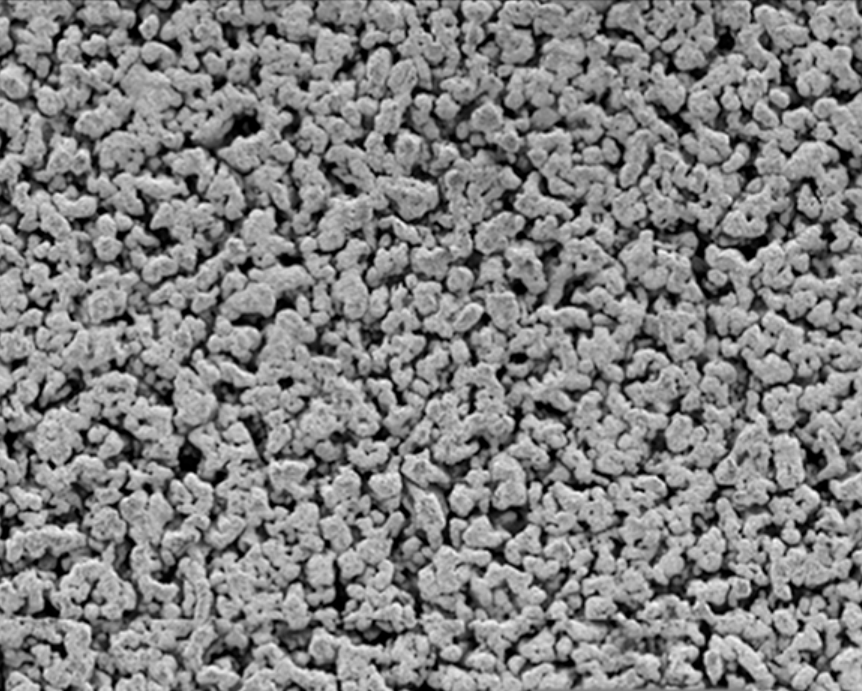
#> input picture data/ThickTiSinter_41p_270t_500mm.png, 862 x 691 px
$ python batch_evaluate.py
#> lines starting #> are read from the running program, lines starting #| are printed output that depends on the picture; after the words box and inside, x2 and y2 are one past the last pixel; in counts of white or black regions, pixels touching at a corner belong together
### lens1.py
import numpy as np
import matplotlib.pyplot as plt
import matplotlib.patches as mpatches
import skimage as sk
from scipy.ndimage import center_of_mass, gaussian_filter, label
import time
import math
from typing import Optional

IMG1_1: np.ndarray = sk.io.imread('data/ThickTiSinter_41p_270t_500mm.png')
#> IMG1_1 is the input picture: shape (691, 862, 4); mean R, G, B, A 129.4, 129.4, 129.4, 255
IMG1_2: np.ndarray = sk.io.imread('data/ThickTiSinter_41p_270t_500mm.png')
IMG2_1: np.ndarray = sk.io.imread('data/ThinTiSinter_52p_40t_100mm.png')
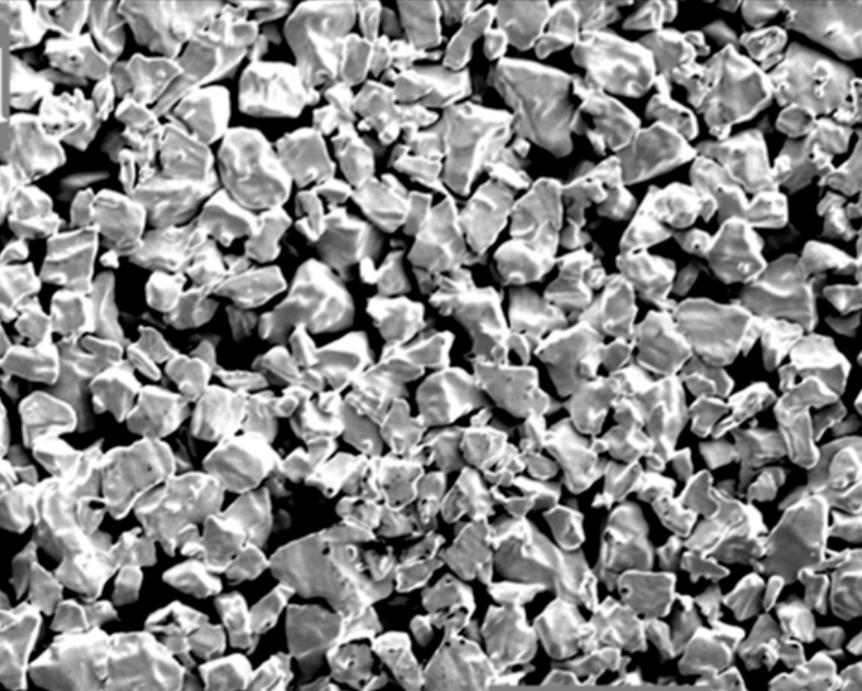
#> input picture data/ThinTiSinter_52p_40t_100mm.png, 862 x 691 px
#> IMG2_1 is the input picture: shape (691, 862, 4); mean R, G, B, A 136.3, 136.3, 136.3, 255
IMG2_2: np.ndarray = sk.io.imread('data/ThinTiSinter_52p_40t_500mm.png')
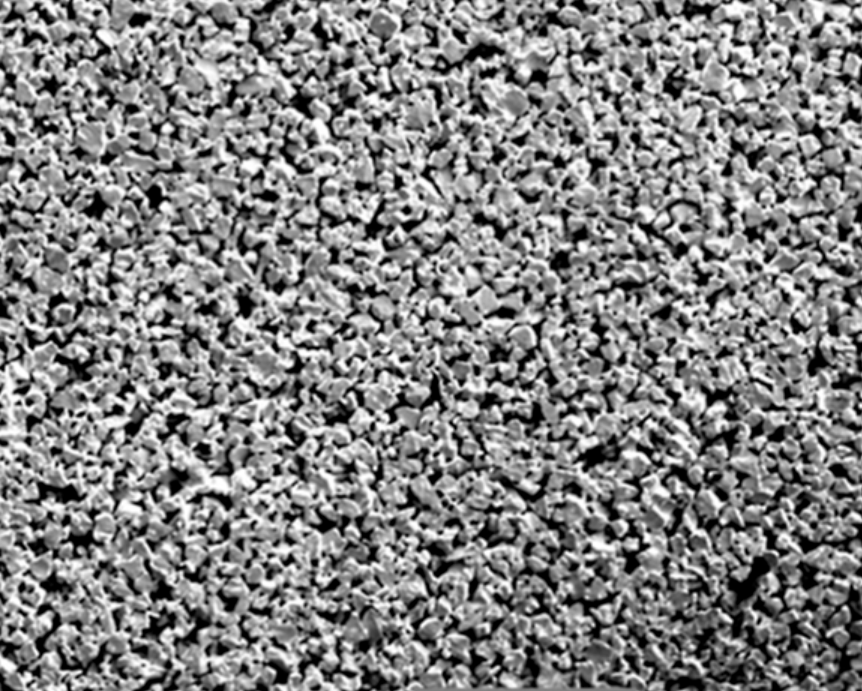
#> input picture data/ThinTiSinter_52p_40t_500mm.png, 862 x 691 px
#> IMG2_2 is the input picture: shape (691, 862, 4); mean R, G, B, A 131, 131, 131, 255
IMG3_1: np.ndarray = sk.io.imread('data/TiFelt_75p_100mm.png')
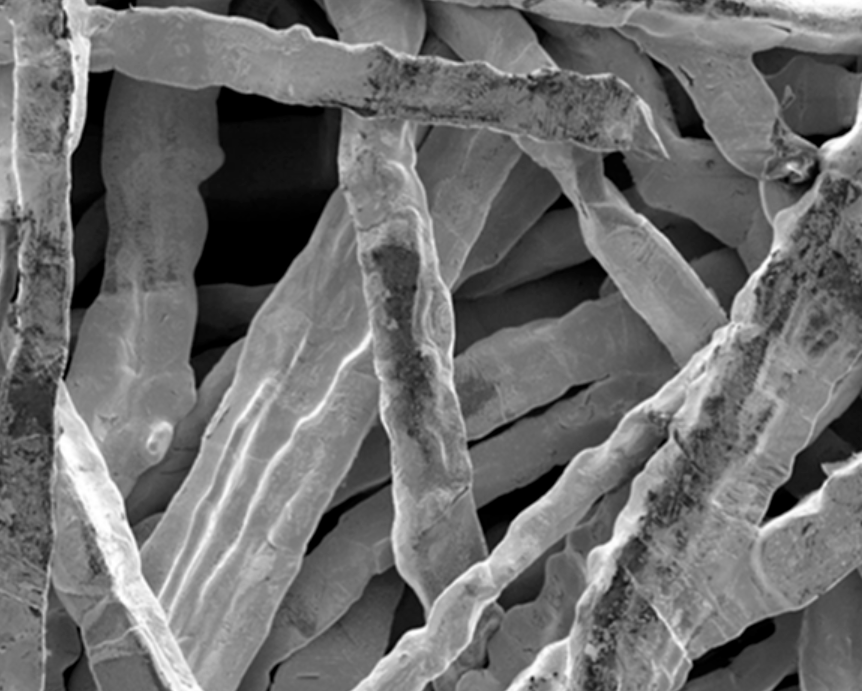
#> input picture data/TiFelt_75p_100mm.png, 862 x 691 px
#> IMG3_1 is the input picture: shape (691, 862, 4); mean R, G, B, A 110.2, 110.2, 110.2, 255
IMG3_2: np.ndarray = sk.io.imread('data/TiFelt_75p_500mm.png')
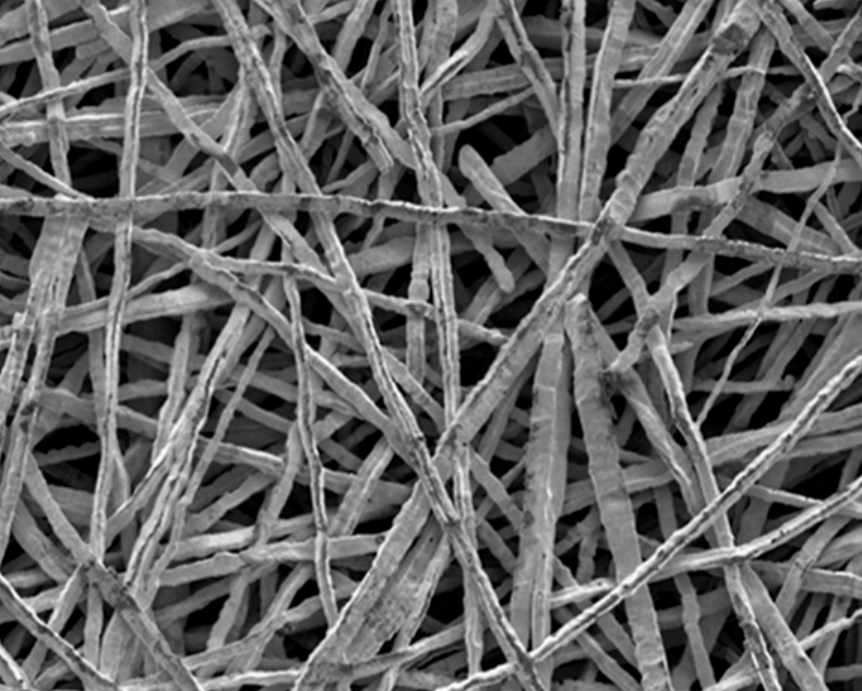
#> input picture data/TiFelt_75p_500mm.png, 862 x 691 px
#> IMG3_2 is the input picture: shape (691, 862, 4); mean R, G, B, A 100.1, 100.1, 100.1, 255

# Part 1: Thresholding methods

def otsu(img: np.ndarray) -> tuple[int, float]:
    """
    Computes the optimal binary threshold of a grayscale image using
    Otsu's method.

    Parameters:
        img (np.ndarray):
            A grayscale image represented as a 2-D `uint8` NumPy array.

    Returns:
        tuple[int, float]:
            thresh (int):
                The optimal threshold in the range [0, 255].
                For binary images, this is the non-zero pixel value (e.g., 255 or 1).
            var (float):
                The maximum between-class variance.
    """

    flat = img.ravel()
    unique = np.unique(flat)
    if len(unique) == 2: # Binary image
        return (128, 0.) # Just return middle
    sz = np.size(flat)
    thresh = 0 ; var = float("-inf")

    hist = np.bincount(flat, minlength=256)
    p = hist / hist.sum()

    omega = np.cumsum(p)
    mu = np.cumsum(np.arange(256) * p)
    mu_total = mu[-1]

    for t in range(0, 256, 1):
        w0 = omega[t]
        w1 = 1 - w0

        if w0 == 0 or w1 == 0:
            continue

        mu0 = mu[t] / w0
        mu1 = (mu_total - mu[t]) / w1

        s2 = w0 * w1 * (mu0 - mu1) ** 2
        if s2 > var:
            thresh = t
            var = s2

    return (thresh, var)

# [82 lines left out: functions multi_otsu, IoU, Dice, not called in this run]

class ptl_ccl:
    """
    Porous Transport Layer's Connected Components Labeling (PTL-CCL)
    """

    regions = []
    labels: Optional[np.ndarray] = None

    def __init__(self, img: np.ndarray, c: int = 2, min_pixels: int = 20):
        self.labels = sk.measure.label(img, connectivity = c, return_num=False)
        self.regions = [
            r for r in sk.measure.regionprops(self.labels)
            if r.area >= min_pixels
        ]

    def pores(self) -> list:
        return self.regions

    def eccentricity(self, i: int) -> float:
        return self.regions[i].eccentricity

    def area(self, i: int) -> float:
        return self.regions[i].area

    def perimeter(self, i: int) -> float:
        return self.regions[i].perimeter

    def moments_hu(self, i: int) -> float:
        return self.regions[i].moments_hu

    def compactness(self, i: int) -> float:
        return (4 * math.pi * self.area(i)) / (self.perimeter(i) ** 2)

    def average_elongation(self) -> float:
        if not self.pores():
            return 0.0

        total_eccentricity = 0.0
        for i in range(len(self.pores())):
            total_eccentricity += self.eccentricity(i)

        return total_eccentricity / len(self.pores())

    def _render_plot(self, max_labels: int = 20) -> tuple[plt.Figure, plt.Axes]:
        img_overlay = sk.color.label2rgb(self.labels, bg_label=0)
        fig, ax = plt.subplots(figsize=(10, 6))
        ax.imshow(img_overlay)

        # Sort regions by area (descending) so we only label the top N largest
        sorted_regions = sorted(enumerate(self.regions), key=lambda x: x[1].area, reverse=True)
        top_regions = sorted_regions[:max_labels]

        for idx, pore in top_regions:
            y0, x0 = pore.centroid
            ax.text(
                x0, y0, str(idx),
                color='white', fontsize=8, fontweight='bold',
                ha='center', va='center',
                bbox=dict(boxstyle='circle,pad=0.15', facecolor='black', alpha=0.6, edgecolor='none')
            )

        ax.set_axis_off()
        plt.tight_layout()
        return fig, ax

    def show(self, max_labels: int = 20) -> None:
        fig, _ = self._render_plot(max_labels=max_labels)
        plt.show()

    # [4 lines left out: function save, not called in this run]

# [14 lines of commented-out code are left out]

def harris_corners(img: np.ndarray, k: float = 0.01, sigma: float = 1., t: float = 0.01, m: float =0) -> np.ndarray:
    Ix = sk.filters.sobel_h(img)
    Iy = sk.filters.sobel_v(img)

    A = gaussian_filter(Ix * Ix, sigma)
    B = gaussian_filter(Ix * Iy, sigma)
    C = gaussian_filter(Iy * Iy, sigma)

    d = A*C - B**2
    trace = A + C

    response = d - k * (trace ** 2)

    threshold = t * response.max()
    mask = response > threshold
    return sk.feature.peak_local_max(response, min_distance=m, threshold_abs=threshold)

# [56 lines left out: functions plot_harris_corners, main, not called in this run]


# [2 lines that do not run on import are left out]

### batch_evaluate.py
import os
import numpy as np
import matplotlib
matplotlib.use('TkAgg')
import matplotlib.pyplot as plt
import skimage as sk
from lens1 import otsu, ptl_ccl, harris_corners

def main():
    os.makedirs("results", exist_ok=True)

    samples = [
        {"name": "Thick Ti Sinter (270t, 100mm)", "file": "data/ThickTISinter_41p_270t_100mm.png", "target_p": 0.41},
        {"name": "Thick Ti Sinter (270t, 500mm)", "file": "data/ThickTiSinter_41p_270t_500mm.png", "target_p": 0.41},
        {"name": "Thin Ti Sinter (40t, 100mm)", "file": "data/ThinTiSinter_52p_40t_100mm.png", "target_p": 0.52},
        {"name": "Thin Ti Sinter (40t, 500mm)", "file": "data/ThinTiSinter_52p_40t_500mm.png", "target_p": 0.52},
        {"name": "Ti Felt (100mm)", "file": "data/TiFelt_75p_100mm.png", "target_p": 0.75},
        {"name": "Ti Felt (500mm)", "file": "data/TiFelt_75p_500mm.png", "target_p": 0.75},
    ]

    results_summary = []
    fig_master, axes_master = plt.subplots(2, 3, figsize=(15, 9))
    axes_flat = axes_master.flatten()

    print("Processing Lens 1 across all 6 samples...\n" + "="*50)

    for idx, sample in enumerate(samples):
       # 1. Load Image
        img_raw = sk.io.imread(sample["file"], as_gray=True)
        img_uint8 = (img_raw * 255.0).astype(np.uint8) if img_raw.max() <= 1.0 else img_raw.astype(np.uint8)

        # 2. Standard Otsu (Using your custom function from lens1.py)
        t, _ = otsu(img_uint8)

        # Pores are the dark regions (pixel values below the threshold)
        pore_mask = img_uint8 < t
        measured_p = np.mean(pore_mask)

        # 3. Connected Components
        ccl = ptl_ccl(pore_mask, c=2, min_pixels=20)
        ccl.show()
        # 4. Harris Corners
        img_float = img_uint8.astype(float) / 255.0
        corners = harris_corners(img_float, t=0.03, m=3)

        # Store metrics
        results_summary.append({
            "Name": sample["name"],
            "Target": f"{sample['target_p']*100:.0f}%",
            "Measured": f"{measured_p*100:.1f}%",
            "Regions": len(ccl.pores()),
            "Elongation": f"{ccl.average_elongation():.3f}",
            "Corners": len(corners)
        })

        # Render panel
        ax = axes_flat[idx]
        ax.imshow(img_uint8, cmap='gray')
        if len(corners) > 0:
            ax.scatter(corners[:, 1], corners[:, 0], c='#e7298a', s=12, edgecolors='black', linewidths=0.3)
        ax.set_title(f"{sample['name']}\nMeas P: {measured_p*100:.1f}% | Corners: {len(corners)}", fontsize=9, fontweight='bold')
        ax.axis('off')

    # Save output
    plt.tight_layout()
    fig_master.savefig("results/master_lens1_comparison.png", dpi=300, bbox_inches='tight')
    plt.close(fig_master)

    # Print table
    print(f"{'Sample Name':<32} | {'Target P':<8} | {'Meas P':<8} | {'Regions':<8} | {'Elongation':<10} | {'Corners':<8}")
    print("-" * 90)
    for r in results_summary:
        print(f"{r['Name']:<32} | {r['Target']:<8} | {r['Measured']:<8} | {r['Regions']:<8} | {r['Elongation']:<10} | {r['Corners']:<8}")

if __name__ == "__main__":
    main()
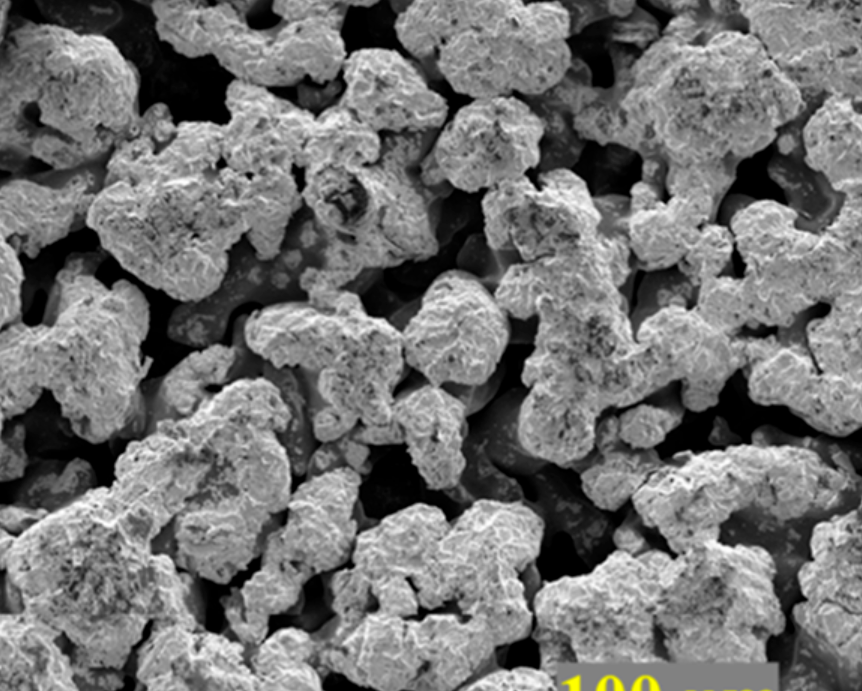
#> input picture data/ThickTISinter_41p_270t_100mm.png, 862 x 691 px
#> in otsu, `unique = np.unique(flat)`: unique = 230 values from 0 to 255
#> in otsu, `sz = np.size(flat)`: sz = 595642
#> in otsu, `hist = np.bincount(flat, minlength=256)`: hist = 256 values, max 23564 at index 0, min 0 at index 8, mean 2326.7
#> in otsu, `p = hist / hist.sum()`: p = 256 values, max 0.0396 at index 0, min 0 at index 8, mean 0.00391
#> in otsu, `omega = np.cumsum(p)`: omega = 256 values from 0.0396 to 1
#> in otsu, `mu = np.cumsum(np.arange(256) * p)`: mu = 256 values from 0 to 115.4
#> in otsu, `mu_total = mu[-1]`: mu_total = 115.4
#> the loop in otsu, `for t in range(0, 256, 1):` made 256 passes
#> (w0, w1, mu0, mu1, s2, var) on passes 1, 2, 3, 4, 5, 6, 7, 8, 10, 11, 12, 13: (0.0396, 0.96, 0, 120.1, 548.2, 548.2), (0.0487, 0.951, 0.188, 121.3, 679, 679), (0.0539, 0.946, 0.364, 121.9, 753.9, 753.9), (0.0606, 0.939, 0.655, 122.8, 849.4, 849.4), (0.0643, 0.936, 0.844, 123.2, 900.7, 900.7), (0.0678, 0.932, 1.06, 123.7, 949.9, 949.9), (0.0745, 0.926, 1.5, 124.5, 1043.2, 1043.2), (0.0775, 0.922, 1.72, 124.9, 1085.6, 1085.6), (0.0811, 0.919, 2.04, 125.4, 1133.3, 1133.3), (0.0845, 0.916, 2.36, 125.8, 1178.1, 1178.1), (0.0877, 0.912, 2.68, 126.2, 1221.3, 1221.3), (0.091, 0.909, 3.02, 126.6, 1264, 1264)
#> (w0, w1, mu0, mu1, s2) on passes 9, 16, 23, 26, 28, 30: (0.0775, 0.922, 1.72, 124.9, 1085.6), (0.0977, 0.902, 3.73, 127.5, 1349.4), (0.115, 0.885, 5.94, 129.6, 1552.5), (0.124, 0.876, 7.28, 130.7, 1656), (0.13, 0.87, 8.17, 131.4, 1722.4), (0.133, 0.867, 8.63, 131.8, 1754.4)
#> after the loop in otsu, `for t in range(0, 256, 1):`: thresh = 95; var = 2702.9
#> in main, `t, _ = otsu(img_uint8)`: t = 95
#> in main, `pore_mask = img_uint8 < t`:
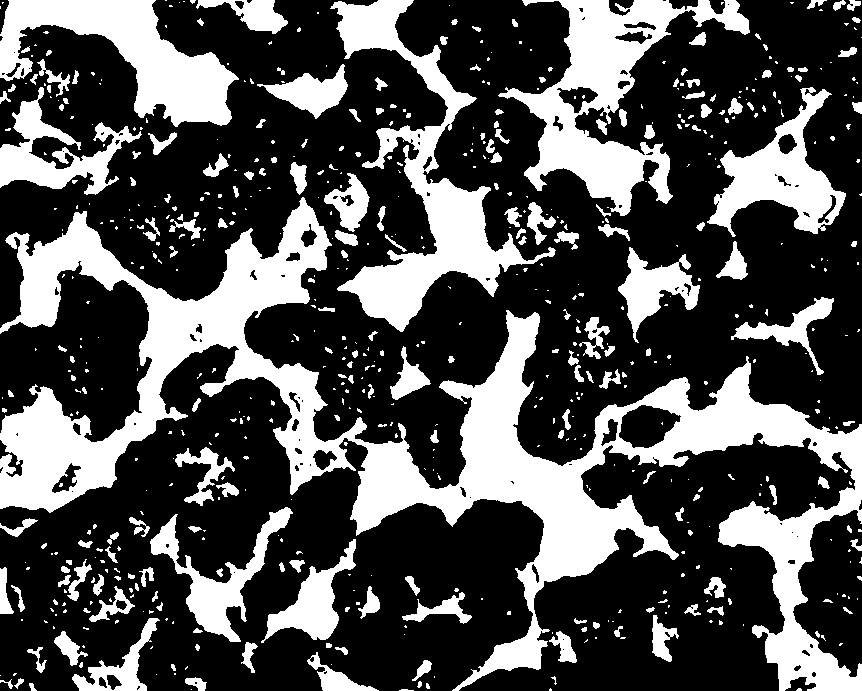
#> pore_mask: shape (691, 862) bool; 31.7% white; 644 white regions (436 under 20 px)
#> in main, `measured_p = np.mean(pore_mask)`: measured_p = 0.317
#> in __init__, `self.labels = sk.measure.label(img, connectivity = c, return_num=False)`: self.labels: shape (691, 862) int32; 645 distinct labels, from 0 to 644
#> in __init__, `self.regions = [ r for r in sk.measure.regionprops(self.labels) if r.a..`: self.regions = 208 regions; largest, box (x1, y1, x2, y2) and area: (0, 197, 862, 691) 85397, (330, 0, 556, 332) 17526, (498, 0, 750, 216) 16941, (0, 0, 239, 127) 12992, (707, 87, 846, 237) 7802
#> in _render_plot, `sorted_regions = sorted(enumerate(self.regions), key=lambda x: x[1].ar..`: sorted_regions = 208 items
#> in _render_plot, `top_regions = sorted_regions[:max_labels]`: top_regions = 20 items
#> the loop in _render_plot, `for idx, pore in top_regions:` made 20 passes
#> (idx, y0, x0) on passes 1 to 12: (77, 436, 421.9), (2, 186.4, 422), (3, 94.51, 606.7), (0, 54.39, 128.7), (37, 176.7, 780.4), (36, 153.1, 55.08), (142, 576.5, 218.1), (150, 602.7, 313.3), (98, 287.6, 653.9), (20, 91.79, 311.4), (101, 327.5, 790.1), (185, 667.5, 119.7)
#> in harris_corners, `threshold = t * response.max()`: threshold = 0.000114
#> in harris_corners, `mask = response > threshold`:
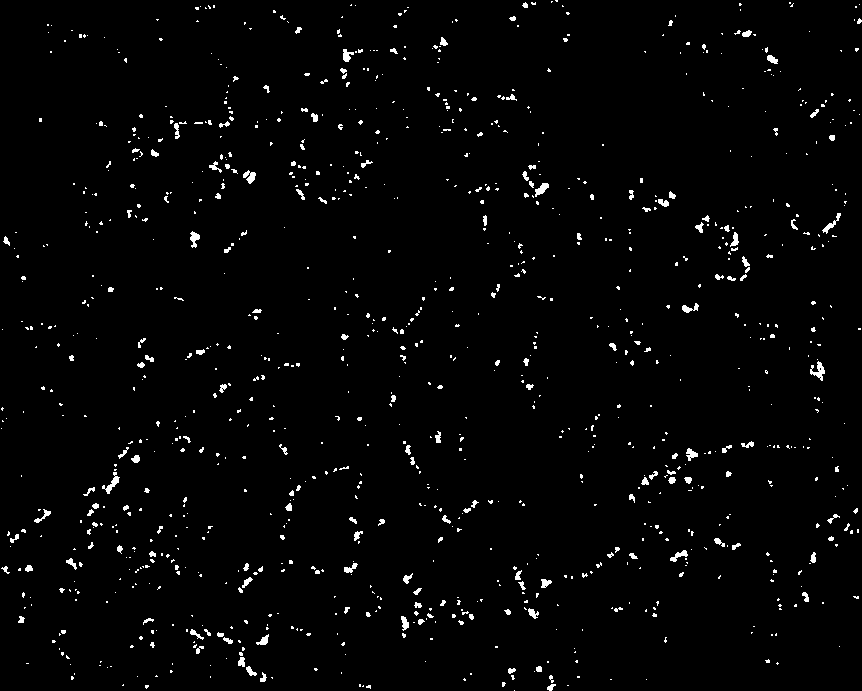
#> mask: shape (691, 862) bool; 2% white in thin lines or dots
#> in main, `corners = harris_corners(img_float, t=0.03, m=3)`: corners = 969 pairs, first value 3 to 686, second value 5 to 858
#> in average_elongation, `total_eccentricity = 0.0`: total_eccentricity = 0
#> the loop in average_elongation, `for i in range(len(self.pores())):` made 208 passes
#> total_eccentricity on passes 1 to 3: 0.931, 1.87, 2.79
#> after the loop in average_elongation, `for i in range(len(self.pores())):`: total_eccentricity = 170.2
